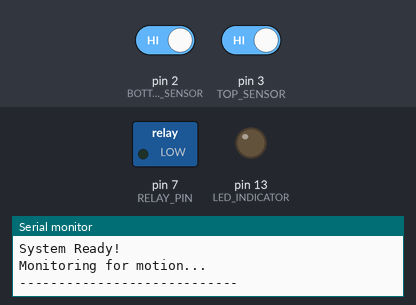
Simulated run of this sketch. Board: Arduino Uno, built with avr-gcc and run on an emulated ATmega328P. Parts: switched loads named in the sketch (green lamp = pin HIGH), output pins drawn as LEDs (lit = HIGH), the last lines printed to the serial monitor. The test bench sets the inputs (shaded band); at power-on: pin 2 (BOTTOM_SENSOR) HIGH, pin 3 (TOP_SENSOR) HIGH.

Above: at 1.2 s.
1.3 s: pin 2 (BOTTOM_SENSOR) driven LOW
At 2.2 s:
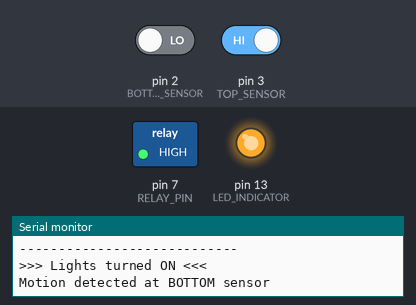
Timing chart, 0 to 4.3 s (numbered marks = the images above; inputs shaded):
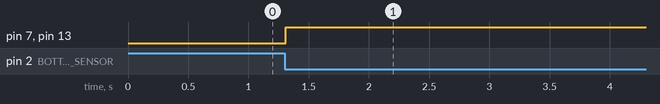

Measured:
- after the input at 1.3 s, pin 7 (RELAY_PIN), pin 13 (LED_INDICATOR): LOW → HIGH at once

The sketch:

staircase_lighting.ino
```cpp
/*
 * Smart Staircase Lighting System
 * Author: Aryan Panwar
 * Date: 2023
 *
 * Description:
 * Automated staircase lighting system using IR sensors for motion detection.
 * Lights switch off automatically after a timeout, so they are not left on.
 *
 * Hardware:
 * - Arduino Uno/Nano
 * - 2x IR Proximity Sensors (Top & Bottom)
 * - Relay Module (5V)
 * - LED Strip or AC Bulbs
 *
 * Pin Configuration:
 * D2 - Bottom IR Sensor
 * D3 - Top IR Sensor
 * D7 - Relay Module (Controls Lights)
 */

// ========== PIN DEFINITIONS ==========
#define TOP_SENSOR 3          // IR sensor at top of staircase
#define BOTTOM_SENSOR 2       // IR sensor at bottom of staircase
#define RELAY_PIN 7           // Relay control pin for lights
#define LED_INDICATOR 13      // Built-in LED for status indication

// ========== TIMING CONFIGURATION ==========
const unsigned long LIGHT_ON_TIME = 15000;    // Lights stay on for 15 seconds
const unsigned long SENSOR_DEBOUNCE = 100;    // Debounce delay in milliseconds

// ========== GLOBAL VARIABLES ==========
bool lightsOn = false;                        // Current state of lights
unsigned long lightOnStartTime = 0;           // Timestamp when lights turned on
bool topSensorTriggered = false;              // Top sensor state
bool bottomSensorTriggered = false;           // Bottom sensor state

void setup() {
  // Initialize serial communication for debugging
  Serial.begin(9600);
  Serial.println("Smart Staircase Lighting System");
  Serial.println("Initializing...");

  // Configure pin modes
  pinMode(TOP_SENSOR, INPUT);
  pinMode(BOTTOM_SENSOR, INPUT);
  pinMode(RELAY_PIN, OUTPUT);
  pinMode(LED_INDICATOR, OUTPUT);

  // Ensure lights are off at startup
  digitalWrite(RELAY_PIN, LOW);
  digitalWrite(LED_INDICATOR, LOW);
  lightsOn = false;

  Serial.println("System Ready!");
  Serial.println("Monitoring for motion...");
  Serial.println("----------------------------");
}

void loop() {
  // Read sensor states
  // IR sensors typically output LOW when object detected, HIGH when clear
  // Adjust logic based on your specific IR sensor module
  int topSensorState = digitalRead(TOP_SENSOR);
  int bottomSensorState = digitalRead(BOTTOM_SENSOR);

  // Check for motion detection at either sensor
  if (topSensorState == LOW || bottomSensorState == LOW) {
    // Motion detected!
    if (!lightsOn) {
      // Turn on lights if they're currently off
      turnOnLights();

      // Log which sensor triggered
      if (topSensorState == LOW) {
        Serial.println("Motion detected at TOP sensor");
      }
      if (bottomSensorState == LOW) {
        Serial.println("Motion detected at BOTTOM sensor");
      }
    }

    // Reset timer - extend light duration if someone is still moving
    lightOnStartTime = millis();
    delay(SENSOR_DEBOUNCE);  // Debounce delay
  }

  // Check if it's time to turn off lights
  if (lightsOn) {
    unsigned long currentTime = millis();

    // Handle timer rollover (occurs every ~50 days)
    if (currentTime < lightOnStartTime) {
      lightOnStartTime = currentTime;
    }

    // Check if timeout period has elapsed
    if (currentTime - lightOnStartTime >= LIGHT_ON_TIME) {
      turnOffLights();
      Serial.println("Timer expired - lights turned OFF");
      Serial.println("----------------------------");
    }
  }

  // Small delay to reduce CPU usage
  delay(50);
}

/*
 * Function: turnOnLights
 * Activates the relay to turn on staircase lights
 */
void turnOnLights() {
  digitalWrite(RELAY_PIN, HIGH);      // Activate relay
  digitalWrite(LED_INDICATOR, HIGH);  // Turn on indicator LED
  lightsOn = true;
  lightOnStartTime = millis();        // Record start time

  Serial.println(">>> Lights turned ON <<<");
}

/*
 * Function: turnOffLights
 * Deactivates the relay to turn off staircase lights
 */
void turnOffLights() {
  digitalWrite(RELAY_PIN, LOW);       // Deactivate relay
  digitalWrite(LED_INDICATOR, LOW);   // Turn off indicator LED
  lightsOn = false;

  Serial.println(">>> Lights turned OFF <<<");
}

/*
 * NOTES FOR CUSTOMIZATION:
 *
 * 1. Timer Adjustment:
 *    Change LIGHT_ON_TIME value (in milliseconds)
 *    Example: 10000 = 10 seconds, 30000 = 30 seconds
 *
 * 2. Sensor Logic:
 *    Some IR sensors output HIGH when detecting motion
 *    If your sensors work opposite, change:
 *    if (topSensorState == LOW) to if (topSensorState == HIGH)
 *
 * 3. Relay Logic:
 *    Some relays are active-low (trigger with LOW signal)
 *    If needed, swap HIGH/LOW in turnOnLights() and turnOffLights()
 *
 * 4. Adding LDR for Night Mode:
 *    Connect LDR to analog pin (e.g., A0)
 *    Add condition: if (analogRead(A0) < threshold) before turning on lights
 *
 * 5. Power Saving:
 *    For battery operation, consider using sleep modes
 *    Include <avr/sleep.h> and implement power-down between checks
 */
```
